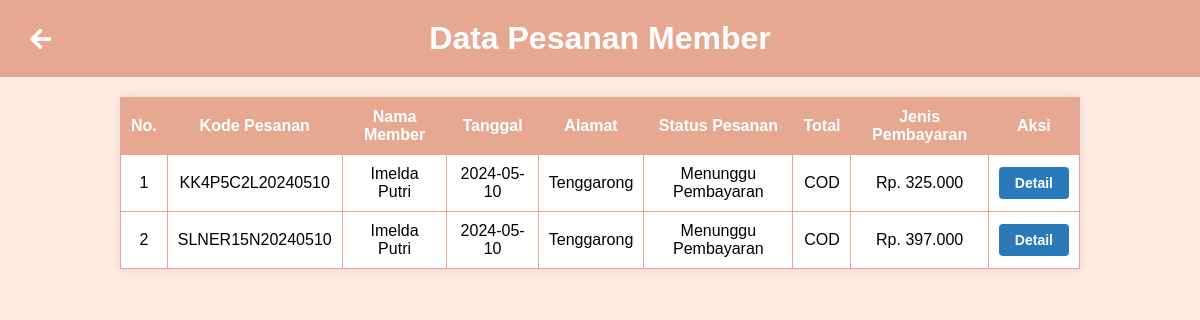
Page /admin/pesanan_member.php on the committed database.
### tables this page shows
CREATE TABLE `pesanan` (
  `id_pesanan` varchar(255) NOT NULL,
  `nama_pesanan` varchar(255) NOT NULL,
  `alamat_pesanan` varchar(255) NOT NULL,
  `no_hp_pesanan` varchar(255) NOT NULL,
  `email_pesanan` varchar(255) NOT NULL,
  `total_harga_pesanan` varchar(255) NOT NULL,
  `status_pesanan` enum('Menunggu Pembayaran','Diproses','Dikirim','Ditolak','Selesai') NOT NULL,
  `tanggal_pesanan` date NOT NULL,
  `jenis_pembayaran` enum('COD','Transfer') NOT NULL
);

### admin/pesanan_member.php (the view, shortened to what this page needs)
<?php
    require "../db.php";
?>
<html>
    <head>
    </head>
</html>
<link href="../assets/css/produkbutton.css" rel="stylesheet">
<link href="https://cdnjs.cloudflare.com/ajax/libs/font-awesome/5.15.4/css/all.min.css" rel="stylesheet">
<div class="container">
    <div class="row justify-content-center title-container">
        <div class="back-button">
            <a href="index.php"><i class="fa fa-arrow-left"></i></a>
        </div>
        <h1 class="text-center">Data Pesanan Member</h1>
    </div>
    <div class="row justify-content-center">
        <div class="col-lg-9">
            <table class="table table-bordered">
                <thead>
                    <tr>
                        <th class="text-center">No.</th>
                        <th class="text-center">Kode Pesanan</th>
                        <th class="text-center">Nama Member</th>
                        <th class="text-center">Tanggal</th>
                        <th class="text-center">Alamat</th>
                        <th class="text-center">Status Pesanan</th>
                        <th class="text-center">Total</th>
                        <th class="text-center">Jenis Pembayaran</th>
                        <th class="text-center">Aksi</th>
                    </tr>
                </thead>
                <tbody>
                    <?php
                        $nomor=1;
                        $sql = mysqli_query($conn, "SELECT pesanan.id_pesanan, member.nama_member, pesanan.tanggal_pesanan, pesanan.alamat_pesanan, pesanan.status_pesanan, pesanan.total_harga_pesanan, pesanan.jenis_pembayaran
                            FROM pesanan
                            JOIN member ON pesanan.nama_pesanan COLLATE utf8mb4_unicode_ci = member.nama_member COLLATE utf8mb4_unicode_ci
                            GROUP BY pesanan.id_pesanan");
                        while ($pecah = mysqli_fetch_assoc($sql)) {
                    ?>
                    <tr class="text-center">
                        <td><?php echo $nomor;?></</td>
                        <td><?php echo $pecah['id_pesanan'];?></td>
                        <td><?php echo $pecah['nama_member'];?></td>
                        <td><?php echo $pecah['tanggal_pesanan'];?></td>
                        <td><?php echo $pecah['alamat_pesanan'];?></td>
                        <td><?php echo $pecah['status_pesanan'];?></td>
                        <td><?php echo $pecah['jenis_pembayaran'];?></td>
                        <td>Rp. <?php echo number_format( $pecah['total_harga_pesanan'], 0, ',', '.');?></td>
                        <td><a href="detail_pesanan.php?id=<?php echo $pecah['id_pesanan'];?>" class="btn btn-custom">Detail</a></td>
                    </tr>
                    <?php $nomor++ ?>
                    <?php } ?>
                </tbody>
            </table>
        </div>
    </div>
</div>

### assets/css/produkbutton.css (style rules this page uses)
h1 { background-color: #e7a891; color: #FFF; text-align: center; padding: 20px; margin: 0; }
table { width: 80%; margin: 20px auto; border-collapse: collapse; background-color: #FFF; box-shadow: 0 0 10px rgba(0, 0, 0, 0.1); }
table, th, td { border: 1px solid #e7a891; }
th, td { padding: 10px; text-align: center; }
th { background-color: #e7a891; color: #FFF; }
tr:nth-child(even) { background-color: white; }
tr:nth-child(odd) { background-color: white; }
.title-container { position: relative; }
.title-container a { position: absolute; left: 30px; top: 50%; transform: translateY(-50%); }
.back-button a { font-size: 24px; color: white; text-decoration: none; }
.btn { padding: 0.75rem 3rem; font-size: 1rem; font-weight: bold; color: #fff; background-color: #2a79b9; border: none; border-radius: 0.25rem; cursor: pointer; text-decoration: none; }
.btn-custom { padding: 8px 16px; font-size: 14px; }

### rows in the picture
pesanan: id_pesanan "KK4P5C2L20240510", nama_member "Imelda Putri", tanggal_pesanan "2024-05-10", alamat_pesanan "Tenggarong", status_pesanan "Menunggu Pembayaran", jenis_pembayaran "COD", total_harga_pesanan "325.000"
pesanan: id_pesanan "SLNER15N20240510", nama_member "Imelda Putri", tanggal_pesanan "2024-05-10", alamat_pesanan "Tenggarong", status_pesanan "Menunggu Pembayaran", jenis_pembayaran "COD", total_harga_pesanan "397.000"
